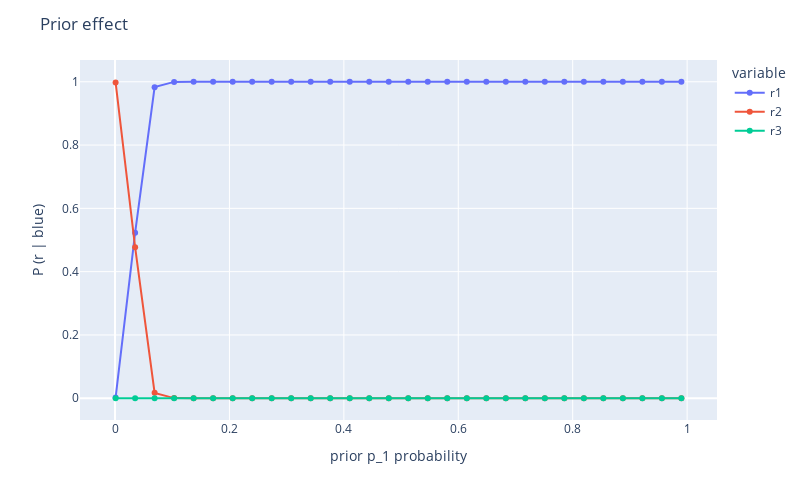

Notebook cell for this chart:
### Code cell
fig = px.line(data_frame=prob_df, x="prob", y="value", color="variable", markers=True)

fig.update_layout(height=500, width=800, title="Prior effect")
fig.update_xaxes(title="prior p_1 probability")
fig.update_yaxes(title="P (r | blue)")

fig.show()

### Figure 1 — Plotly figure (JSON) as saved in the notebook; plotly's stock layout.template omitted (floating-point values rounded to 4 significant figures)
{"data": [{"hovertemplate": "variable=r1<br>prob=%{x}<br>value=%{y}<extra></extra>", "legendgroup": "r1", "line": {"color": "#636efa", "dash": "solid"}, "marker": {"symbol": "circle"}, "mode": "markers+lines", "name": "r1", "orientation": "v", "showlegend": true, "type": "scatter", "x": [0.001, 0.0351, 0.06921, 0.1033, 0.1374, 0.1715, 0.2056, 0.2397, 0.2738, 0.3079, 0.342, 0.3761, 0.4102, 0.4443, 0.4784, 0.5126, 0.5467, 0.5808, 0.6149, 0.649, 0.6831, 0.7172, 0.7513, 0.7854, 0.8195, 0.8536, 0.8877, 0.9218, 0.9559, 0.99], "xaxis": "x", "y": [0.002098, 0.5228, 0.983, 0.9996, 1.0, 1.0, 1.0, 1.0, 1.0, 1.0, 1.0, 1, 1, 1, 1, 1, 1, 1, 1, 1, 1, 1, 1, 1, 1, 1, 1, 1, 1, 1], "yaxis": "y"}, {"hovertemplate": "variable=r2<br>prob=%{x}<br>value=%{y}<extra></extra>", "legendgroup": "r2", "line": {"color": "#EF553B", "dash": "solid"}, "marker": {"symbol": "circle"}, "mode": "markers+lines", "name": "r2", "orientation": "v", "showlegend": true, "type": "scatter", "x": [0.001, 0.0351, 0.06921, 0.1033, 0.1374, 0.1715, 0.2056, 0.2397, 0.2738, 0.3079, 0.342, 0.3761, 0.4102, 0.4443, 0.4784, 0.5126, 0.5467, 0.5808, 0.6149, 0.649, 0.6831, 0.7172, 0.7513, 0.7854, 0.8195, 0.8536, 0.8877, 0.9218, 0.9559, 0.99], "xaxis": "x", "y": [0.9979, 0.4772, 0.01701, 0.0004126, 1.077e-05, 2.894e-07, 7.763e-09, 2.033e-10, 5.104e-12, 1.209e-13, 2.66e-15, 5.344e-17, 9.628e-19, 1.524e-20, 2.073e-22, 2.356e-24, 2.167e-26, 1.551e-28, 8.228e-31, 3.042e-33, 7.231e-36, 9.933e-39, 6.8e-42, 1.874e-45, 1.504e-49, 2.073e-54, 1.89e-60, 1.531e-68, 4.097e-81, 4.541e-113], "yaxis": "y"}, {"hovertemplate": "variable=r3<br>prob=%{x}<br>value=%{y}<extra></extra>", "legendgroup": "r3", "line": {"color": "#00cc96", "dash": "solid"}, "marker": {"symbol": "circle"}, "mode": "markers+lines", "name": "r3", "orientation": "v", "showlegend": true, "type": "scatter", "x": [0.001, 0.0351, 0.06921, 0.1033, 0.1374, 0.1715, 0.2056, 0.2397, 0.2738, 0.3079, 0.342, 0.3761, 0.4102, 0.4443, 0.4784, 0.5126, 0.5467, 0.5808, 0.6149, 0.649, 0.6831, 0.7172, 0.7513, 0.7854, 0.8195, 0.8536, 0.8877, 0.9218, 0.9559, 0.99], "xaxis": "x", "y": [0, 0, 0, 0, 0, 0, 0, 0, 0, 0, 0, 0, 0, 0, 0, 0, 0, 0, 0, 0, 0, 0, 0, 0, 0, 0, 0, 0, 0, 0], "yaxis": "y"}], "layout": {"height": 500, "legend": {"title": {"text": "variable"}, "tracegroupgap": 0}, "margin": {"t": 60}, "title": {"text": "Prior effect"}, "width": 800, "xaxis": {"anchor": "y", "autorange": true, "domain": [0, 1], "range": [-0.06126, 1.052], "title": {"text": "prior p_1 probability"}, "type": "linear"}, "yaxis": {"anchor": "x", "autorange": true, "domain": [0, 1], "range": [-0.06872, 1.069], "title": {"text": "P (r | blue)"}, "type": "linear"}}}
